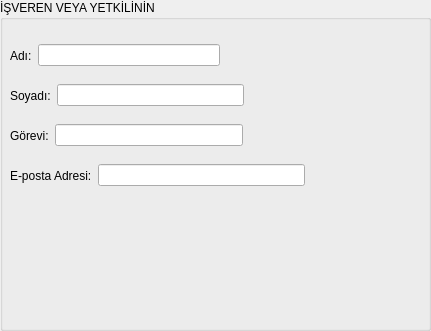
   <widget class="QGroupBox" name="groupBox_3">
    <property name="geometry">
     <rect>
      <x>620</x>
      <y>320</y>
      <width>431</width>
      <height>331</height>
     </rect>
    </property>
    <property name="title">
     <string>İŞVEREN VEYA YETKİLİNİN</string>
    </property>
    <widget class="QWidget" name="layoutWidget_17">
     <property name="geometry">
      <rect>
       <x>10</x>
       <y>80</y>
       <width>234</width>
       <height>31</height>
      </rect>
     </property>
     <layout class="QHBoxLayout" name="horizontalLayout_18">
      <item>
       <widget class="QLabel" name="label_27">
        <property name="text">
         <string>Soyadı:</string>
        </property>
       </widget>
      </item>
      <item>
       <widget class="QLineEdit" name="lneYonSoyadi"/>
      </item>
     </layout>
    </widget>
    <widget class="QWidget" name="layoutWidget_18">
     <property name="geometry">
      <rect>
       <x>10</x>
       <y>40</y>
       <width>210</width>
       <height>31</height>
      </rect>
     </property>
     <layout class="QHBoxLayout" name="horizontalLayout_17">
      <item>
       <widget class="QLabel" name="label_28">
        <property name="text">
         <string>Adı:</string>
        </property>
       </widget>
      </item>
      <item>
       <widget class="QLineEdit" name="lneYonAdi"/>
      </item>
     </layout>
    </widget>
    <widget class="QWidget" name="layoutWidget_19">
     <property name="geometry">
      <rect>
       <x>10</x>
       <y>120</y>
       <width>233</width>
       <height>31</height>
      </rect>
     </property>
     <layout class="QHBoxLayout" name="horizontalLayout_19">
      <item>
       <widget class="QLabel" name="label_29">
        <property name="text">
         <string>Görevi:</string>
        </property>
       </widget>
      </item>
      <item>
       <widget class="QLineEdit" name="lneYonGorev"/>
      </item>
     </layout>
    </widget>
    <widget class="QWidget" name="layoutWidget_20">
     <property name="geometry">
      <rect>
       <x>10</x>
       <y>160</y>
       <width>295</width>
       <height>31</height>
      </rect>
     </property>
     <layout class="QHBoxLayout" name="horizontalLayout_20">
      <item>
       <widget class="QLabel" name="label_30">
        <property name="text">
         <string>E-posta Adresi:</string>
        </property>
       </widget>
      </item>
      <item>
       <widget class="QLineEdit" name="lneYonEposta"/>
      </item>
     </layout>
    </widget>
   </widget>
